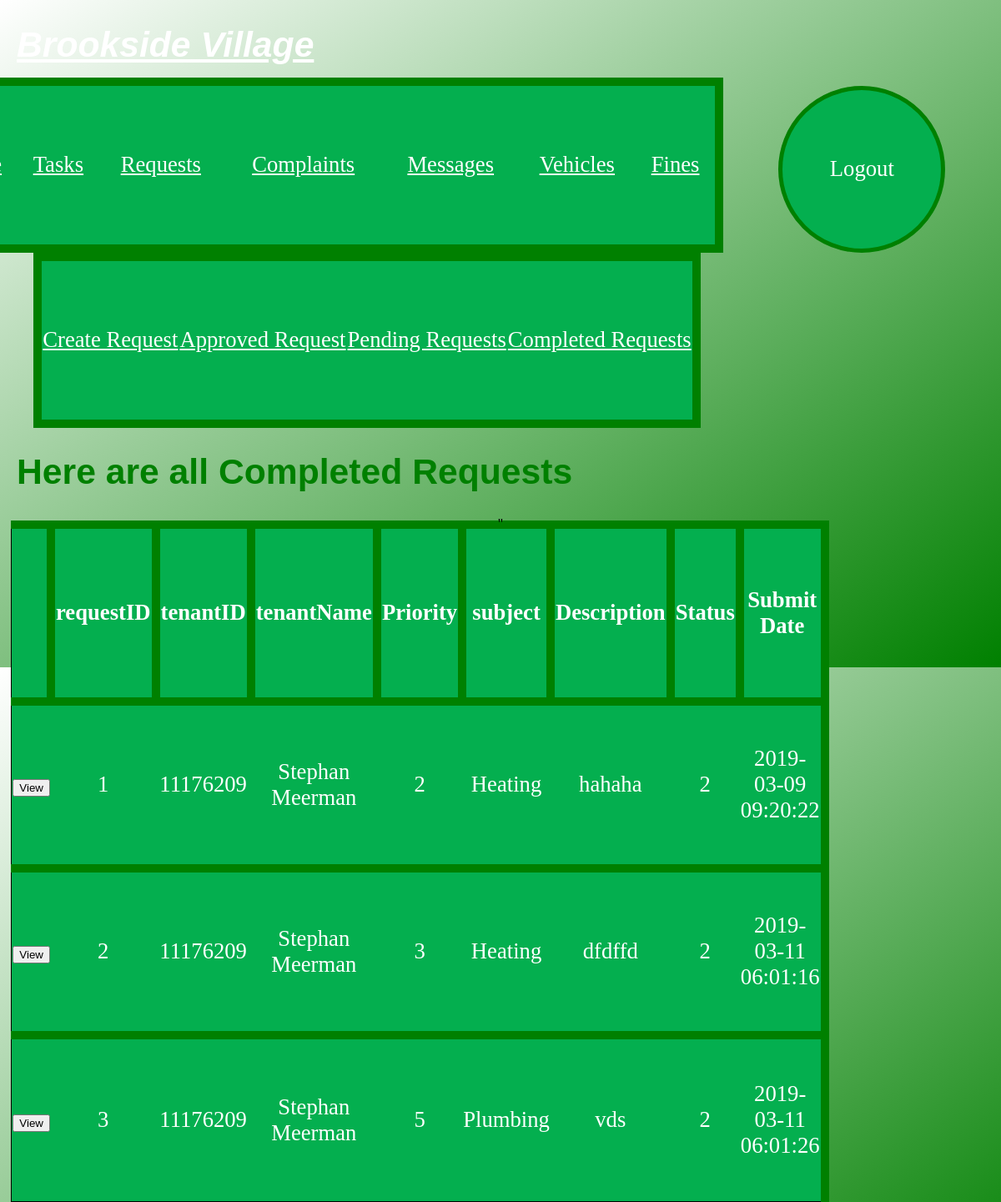
Page /Brookside10/Requests_Comp.php (signed in) on the committed database.
### tables this page shows
CREATE TABLE `requests` (
  `requestID` int(10) NOT NULL,
  `tenantID` int(8) NOT NULL,
  `tenantName` varchar(21) NOT NULL,
  `priority` int(2) NOT NULL,
  `subject` varchar(20) NOT NULL,
  `description` text NOT NULL,
  `status` int(1) NOT NULL,
  `submitDate` datetime NOT NULL,
  `compDate` datetime DEFAULT NULL
);

### Brookside10/displayRequests.php (the view, shortened to what this page needs)
<center><table class="table3">
	<?php
		$header =  "<tr>
						<th> </th>
						<th>requestID</th>
						<th>tenantID</th>
						<th>tenantName</th>
						<th>Priority</th>
						<th>subject</th>
						<th>Description</th>
						<th>Status</th>
						<th>Submit Date</th>
					</tr>";
			if(isset($_POST['requestform-submit'])){
				$reqID = $_POST['rID'];
				$rSt = $_POST['rSt'];
				$sql = "SELECT *
						  FROM requests
						 WHERE requestID = $reqID";
				$result = mysqli_query($conn, $sql);
				if (mysqli_num_rows($result) > 0) {
					while($row = mysqli_fetch_assoc($result)) {
						echo "
							   <tr> <td>Request ID  </td><td> " . $row["requestID"] . "  </td> </tr>
							   <tr> <td>Tenant ID   </td><td> " . $row["tenantID"] . "   </td> </tr>
							   <tr> <td>Tenant Name </td><td> " . $row["tenantName"] . " </td> </tr>
							   <tr> <td>Priority    </td><td> " . $row["priority"] . "   </td> </tr>
							   <tr> <td>Subject     </td><td> " . $row["subject"] . "    </td> </tr>
							   <tr> <td>Description </td><td> " . $row["description"] . "</td> </tr>
							   <tr> <td>Status      </td><td> " . $row["status"] . "     </td> </tr>
							   <tr> <td>Submit Date </td><td> " . $row["submitDate"] . "</td> </tr>";
						if($idnum[0] == 1)
						{
							if($rSt == 0)
							{
							}
							else if($rSt == 1)
							{
								echo "<tr>
										<td></td>
										<td>
											<form action = 'Requests_Action.php' method = 'post'>
												<input type ='hidden' name = 'rID' value = " . $row["requestID"] . ">
												<input type ='hidden' name = 'rSt' value = " . $row["status"] . ">
												<input type ='submit' name = 'requestaction-submit' value = 'Complete'>
											</form>
										</td>
									</tr>";
							}
							else if($rSt == 2)
							{
							}
							else if($rSt == 3)
							{
								echo "<tr>
										<td>
											<form action = 'Requests_Action.php' method = 'post'>
												<input type ='hidden' name = 'rID' value = " . $row["requestID"] . ">
												<input type ='hidden' name = 'rSt' value = " . $row["status"] . ">
												<input type ='submit' name = 'requestaction-submit' value = 'Resubmit'>
											</form>
										</td>
										<td>
											<form action = 'Requests_Action.php' method = 'post'>
												<input type ='hidden' name = 'rID' value = " . $row["requestID"] . ">
												<input type ='hidden' name = 'rSt' value = " . $row["status"] . ">
												<input type ='submit' name = 'requestdelete-submit' value = 'Delete'>
											</form>
										</td>
									</tr>";
							}
						}
						else if($idnum[0] == 2 || $idnum[0] == 3)
						{
							if($rSt == 0)
							{
								echo "<tr>
										<td>
											<form action = 'Requests_Action.php' method = 'post'>
												<input type ='hidden' name = 'rID' value = " . $row["requestID"] . ">
												<input type ='hidden' name = 'rSt' value = " . $row["status"] . ">
												<input type ='submit' name = 'requestaction-submit' value = 'Accept'>
											</form>
										</td>
										<td>
											<form action = 'Requests_Action.php' method = 'post'>
												<input type ='hidden' name = 'rID' value = " . $row["requestID"] . ">
												<input type ='hidden' name = 'rSt' value = " . $row["status"] . ">
												<input type ='submit' name = 'requestdecline-submit' value = 'Decline'>
											</form>
										</td>
									</tr>";
							}
							else if($rSt == 1)
							{
							}
							else if($rSt == 2)
							{
							}
						}
					}
				}
			}
			else if($idnum[0] == 1)
			{
				$sql = "SELECT *
						  FROM requests
						 WHERE tenantID = '$idnum'
						   AND status = '$stat' ";
				$result = mysqli_query($conn, $sql);
				if (mysqli_num_rows($result) > 0) {
				echo " '$header' ";
				while($row = mysqli_fetch_assoc($result)) {
						echo "<tr>
								<td>
									<form action = 'Requests_Form.php' method = 'post'>
											<input type ='hidden' name = 'rID' value = " . $row["requestID"] . ">
											<input type ='hidden' name = 'rSt' value = " . $row["status"] . ">
											<input type ='submit' name = 'requestform-submit' value = 'View'>
											</form>
								</td>
								<td>" . $row["requestID"] . "</td>
								<td>" . $row["tenantID"] . "</td>
								<td>" . $row["tenantName"] . "</td>
								<td>" . $row["priority"] . "</td>
								<td>" . $row["subject"] . "</td>
								<td>" . $row["description"] . "</td>
								<td>" . $row["status"] . "</td>
								<td>" . $row["submitDate"] . "</td>
							</tr>";
					}
				}
			}
			?>
			</table>
</html>

### Brookside10/CSS/TheBestCss4.css (style rules this page uses)
html, body { height: 100%;width: 100%; }
body { background-image: linear-gradient(to bottom right, white, green); background-size: cover; margin: 0; }
th { background-color:#04AF4F; }
td { background-color:#04AF4F; }
input[type=text], input[type=number], select, { width: 40%; font-size: 15pt; padding: 12px 20px; margin: 8px 0; display: inline-block; border: 1px solid #ccc; box-shadow: inset 0 1px 3px #ddd; border-radius: 4px; box-sizing: border-box; }
.table3, th, tr { font-family: "Calibri"; font-size: 20pt; margin-left: 10pt; margin-right: 250pt; margin-top: -10pt; height: 200px; border-style: solid; border: solid green 10px; border-left: solid 1px black; border-bottom: solid 1px black; border-collapse: collapse; color: white; text-align: center; }

### rows in the picture
requests: requestID "1", tenantID "11176209", tenantName "Stephan Meerman", priority "2", subject "Heating", description "hahaha", status "2", submitDate "2019-03-09 09:20:22"
requests: requestID "2", tenantID "11176209", tenantName "Stephan Meerman", priority "3", subject "Heating", description "dfdffd", status "2", submitDate "2019-03-11 06:01:16"
requests: requestID "3", tenantID "11176209", tenantName "Stephan Meerman", priority "5", subject "Plumbing", description "vds", status "2", submitDate "2019-03-11 06:01:26"
